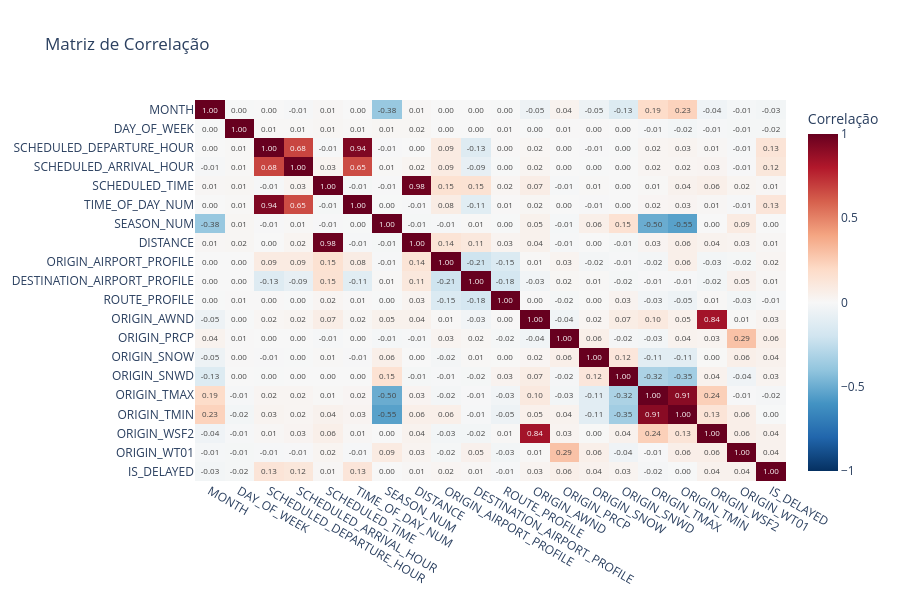

The notebook cell this image was saved under:
### Code cell
fig = px.imshow(
    df_corr,
    text_auto='.2f',
    aspect='auto',
    color_continuous_scale='RdBu_r',
    zmin=-1, 
    zmax=1,
    title='Matriz de Correlação',
    labels=dict(color='Correlação')
)
fig.update_layout(
    height=600,
    template='plotly_white'
)
fig.show()

### Figure 1 — Plotly figure (JSON) as saved in the notebook; plotly's stock layout.template omitted (floating-point values rounded to 4 significant figures; data arrays with more than 128 entries replaced by an {"elided": "..."} marker saying what was removed)
{"data": [{"coloraxis": "coloraxis", "hovertemplate": "x: %{x}<br>y: %{y}<br>Correlação: %{z}<extra></extra>", "name": "0", "texttemplate": "%{z:.2f}", "type": "heatmap", "x": ["MONTH", "DAY_OF_WEEK", "SCHEDULED_DEPARTURE_HOUR", "SCHEDULED_ARRIVAL_HOUR", "SCHEDULED_TIME", "TIME_OF_DAY_NUM", "SEASON_NUM", "DISTANCE", "ORIGIN_AIRPORT_PROFILE", "DESTINATION_AIRPORT_PROFILE", "ROUTE_PROFILE", "ORIGIN_AWND", "ORIGIN_PRCP", "ORIGIN_SNOW", "ORIGIN_SNWD", "ORIGIN_TMAX", "ORIGIN_TMIN", "ORIGIN_WSF2", "ORIGIN_WT01", "IS_DELAYED"], "xaxis": "x", "y": ["MONTH", "DAY_OF_WEEK", "SCHEDULED_DEPARTURE_HOUR", "SCHEDULED_ARRIVAL_HOUR", "SCHEDULED_TIME", "TIME_OF_DAY_NUM", "SEASON_NUM", "DISTANCE", "ORIGIN_AIRPORT_PROFILE", "DESTINATION_AIRPORT_PROFILE", "ROUTE_PROFILE", "ORIGIN_AWND", "ORIGIN_PRCP", "ORIGIN_SNOW", "ORIGIN_SNWD", "ORIGIN_TMAX", "ORIGIN_TMIN", "ORIGIN_WSF2", "ORIGIN_WT01", "IS_DELAYED"], "yaxis": "y", "z": {"elided": "20x20 float values"}}], "layout": {"coloraxis": {"cmax": 1, "cmin": -1, "colorbar": {"title": {"text": "Correlação"}}, "colorscale": [[0, "rgb(5,48,97)"], [0.1, "rgb(33,102,172)"], [0.2, "rgb(67,147,195)"], [0.3, "rgb(146,197,222)"], [0.4, "rgb(209,229,240)"], [0.5, "rgb(247,247,247)"], [0.6, "rgb(253,219,199)"], [0.7, "rgb(244,165,130)"], [0.8, "rgb(214,96,77)"], [0.9, "rgb(178,24,43)"], [1, "rgb(103,0,31)"]]}, "height": 600, "title": {"text": "Matriz de Correlação"}, "xaxis": {"anchor": "y", "domain": [0, 1]}, "yaxis": {"anchor": "x", "autorange": "reversed", "domain": [0, 1]}}}
